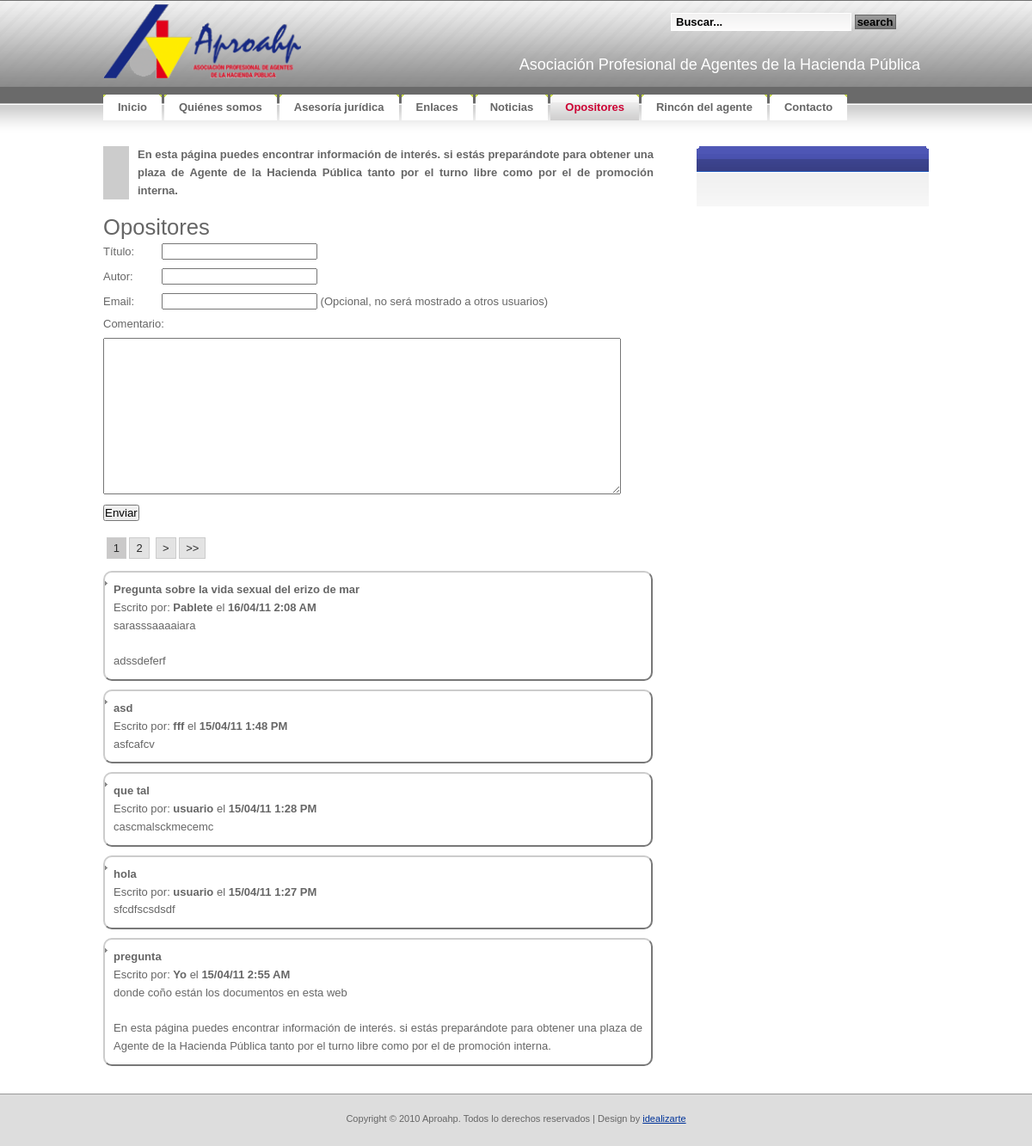
/opositores/opositores.php, run on an earlier commit of the app's database.
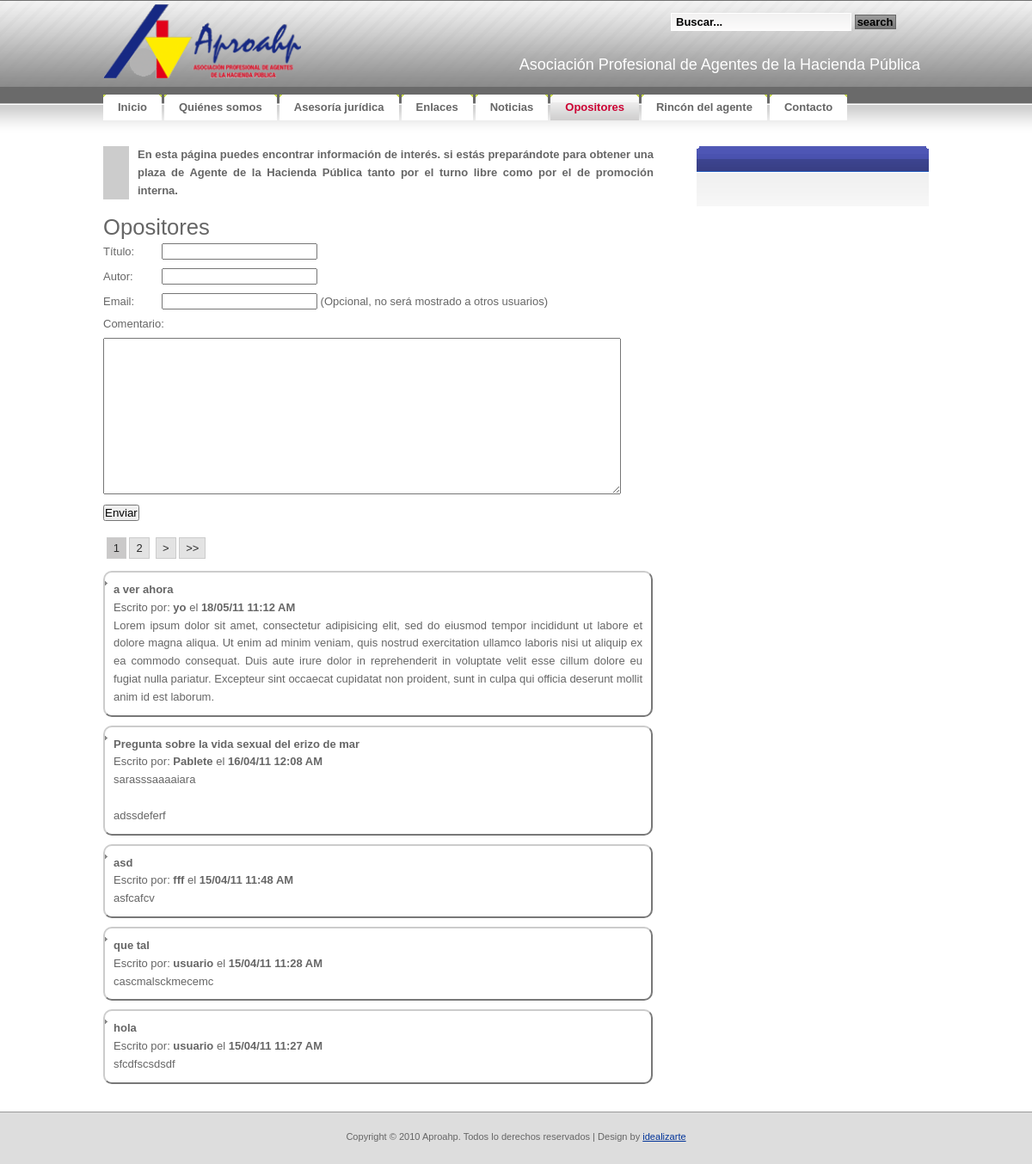
And on a later commit of the database.
### tables this page shows
CREATE TABLE IF NOT EXISTS `tbl_opositores` (
  `OPT_ID` bigint(20) NOT NULL AUTO_INCREMENT,
  `OPT_Activa` tinyint(1) NOT NULL,
  `OPT_Fecha` timestamp NOT NULL DEFAULT CURRENT_TIMESTAMP,
  `OPT_Titulo` varchar(50) NOT NULL,
  `OPT_Autor` varchar(50) NOT NULL,
  `OPT_Email` varchar(50) NOT NULL,
  `OPT_Comentario` varchar(5000) NOT NULL,
  PRIMARY KEY (`OPT_ID`)
);

### opositores/opositores.php (the view, shortened to what the changed rows need)
<?php
	require("../lib/siteconfig.php");
?>
<!DOCTYPE html PUBLIC "-//W3C//DTD XHTML 1.0 Strict//EN"
  "http://www.w3.org/TR/xhtml1/DTD/xhtml1-strict.dtd">
<html xmlns="http://www.w3.org/1999/xhtml" xml:lang="en" lang="en">
<head>
	<link rel="stylesheet" href="../css/reset.css" type="text/css" media="screen" title="no title" charset="utf-8">
	<link rel="stylesheet" href="../css/aproahp.css" type="text/css" media="screen" title="no title" charset="utf-8">
	<link rel="stylesheet" href="../css/jquery-ui.css" type="text/css" media="screen" title="no title" charset="utf-8">
</head>
<body>
<div id="container">
<?php require("../header.php"); ?>
	<div id="izda-a">
		<div id='opositores'>
		<h1>Opositores</h1>
<?php
		if(!isset($_GET['pagenum'])){
			$pagenum = 1;
		}else{
			$pagenum = $_GET['pagenum'];
		}
		$OPT_result = mysql_query("SELECT * FROM tbl_opositores ORDER BY OPT_fecha DESC") or die(mysql_error());
		$rows = mysql_num_rows($OPT_result);
		$page_rows = 5;
		$pdata=pagination($rows,$pagenum,$page_rows);
		echo ($pdata['links']);
		echo "<ul>";
		$OPT_result=mysql_query("SELECT * FROM tbl_opositores ORDER BY OPT_fecha DESC ".$pdata['limites'].";") or die(mysql_error());;
		for ($x = 0, $numrows = mysql_num_rows($OPT_result); $x < $numrows; $x++) {
			$row = mysql_fetch_assoc($OPT_result);
			$datetime = date("d/m/y g:i A", strtotime($row["OPT_Fecha"]));
			echo "<li class= post><span class=highlight>".$row["OPT_Titulo"]."</span><br>Escrito por: <span class=highlight>".$row["OPT_Autor"]."</span> el <span class=highlight>".$datetime."</span><br>".nl2br($row["OPT_Comentario"])."</li>";
		}
		echo "</ul>";
		echo "</div>";
?>
	</div>
	<div id="dcha-a">
			<div class="box-blue">
				<h2 class="section"><b></b></h2>
			</div>
	</div>
</div>
</body>
</html>

### header.php (shortened to what the changed rows need)
<?php
$parts = Explode('/', $_SERVER["PHP_SELF"]);
$paginaactual= $parts[count($parts) - 1];
if(strcmp($paginaactual, "index.php")==0)
	$folder ="";
else
	$folder ="../";
$menu = array (array ( "Name" => "Inicio","Link" => "index.php","Subfolder" => ""),
			   array ( "Name" => "Quiénes somos","Link" => "kienes.php","Subfolder" => "kienes/"),
			   array ( "Name" => "Asesoría jurídica","Link" => "asesoria.php","Subfolder" => "asesoria/"),
			   array ( "Name" => "Enlaces","Link" => "enlaces.php","Subfolder" => "enlaces/"),
			   array ( "Name" => "Noticias","Link" => "noticias.php","Subfolder" => "noticias/"),
			   array ( "Name" => "Opositores","Link" => "opositores.php","Subfolder" => "opositores/"),
			   array ( "Name" => "Rincón del agente","Link" => "rinconagente.php","Subfolder" => "rinconagente/"),
			   array ( "Name" => "Contacto","Link" => "contacto.php","Subfolder" => "contacto/")
              );
?>
<div id="header">
	<?php echo('<div id="letras"><h2>'."Asociación Profesional de Agentes de la Hacienda Pública".'</h2>');?>
</div>
</div>
<div id="menu">
	<ul>
		<?php
		foreach($menu as $item){
				if(strcmp($paginaactual, $item['Link'])==0)
					echo('<li class="active">');
				else
					echo('<li>');
				echo('<a href="'.$folder.$item['Subfolder'].$item['Link'].'"><b>'.$item['Name'].'</b></a></li>');
		}?>
			</ul>
</div>

### lib/siteconfig.php (shortened to what the changed rows need)
<?php
	function pagination($rows,$pagenum,$page_rows){
		$last = ceil($rows/$page_rows);
		$linkbase = $_SERVER['PHP_SELF'];
		$_pagi_query_string = "?";
		$plinks='';
		$limites='';
		if($rows > $page_rows){
			$_pagi_propagar = array_keys($_GET);
			$linkbase .= $_pagi_query_string;
			if($last > 1){
				$plinks.="<div id=pagination>";
				$showpages=2;
				$pagemin=(($pagenum - $showpages)<1)?1:($pagenum - $showpages);
				$pagemax=(($pagenum + $showpages)>$last)?$last:($pagenum + $showpages);
				for($x=$pagemin;$x<=$pagemax;$x++){
					if($x==$pagenum){
						$plinks.="&nbsp;<strong>$x</strong>";
					}else{
						$plinks.="&nbsp;<a href='".$linkbase."pagenum=$x'>$x</a>";
					}
				}
				$plinks.="&nbsp;";
				if ($pagenum == $last) {}
				else{
					$next = $pagenum+1;
					$plinks.=" <a href='".$linkbase."pagenum=$next'> ></a> ";
					$plinks.=" ";
					$plinks.=" <a href='".$linkbase."pagenum=$last'> >></a> ";
				}
				$plinks.="</div>";
			}
			$limites = 'limit ' .($pagenum - 1) * $page_rows .',' .$page_rows;
		}
		return(array ( "links" => $plinks,"limites" => "$limites"));
	}
?>

What changed in the data, as far as the page shows it:
no longer on this page (row edited): tbl_opositores: OPT_Titulo "pregunta", OPT_Autor "Yo", OPT_Fecha "15/04/11 2:55 AM", OPT_Comentario "donde coño están los documentos en esta web En esta página puedes encontrar información de interés. si estás preparándote para obtener una plaza de Agente de la Hacienda Pública tanto por el turno libre como por el de promoción interna."
added tbl_opositores: OPT_Titulo "a ver ahora", OPT_Autor "yo", OPT_Fecha "18/05/11 11:12 AM", OPT_Comentario "Lorem ipsum dolor sit amet, consectetur adipisicing elit, sed do eiusmod tempor incididunt ut labore et dolore magna aliqua. Ut enim ad minim veniam, quis nostrud exercitation ullamco laboris nisi ut aliquip ex ea commodo consequat. Duis aute irure dolor in reprehenderit in voluptate velit esse cillum dolore eu fugiat nulla pariatur. Excepteur sint occaecat cupidatat non proident, sunt in culpa qui officia deserunt mollit anim id est laborum."
changed tbl_opositores "Pregunta sobre la vida sexual del erizo de mar": OPT_Fecha "16/04/11 2:08 AM" → "16/04/11 12:08 AM"
changed tbl_opositores "asd": OPT_Fecha "15/04/11 1:48 PM" → "15/04/11 11:48 AM"
changed tbl_opositores "que tal": OPT_Fecha "15/04/11 1:28 PM" → "15/04/11 11:28 AM"
changed tbl_opositores "hola": OPT_Fecha "15/04/11 1:27 PM" → "15/04/11 11:27 AM"
